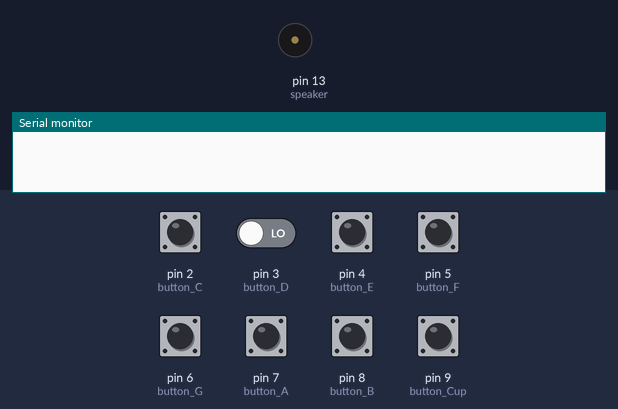
Bench run of a sketch on a simulated Arduino Uno, built with avr-gcc and run on an emulated ATmega328P. Parts: buzzer (waves = sounding), the last lines printed to the serial monitor. Inputs (shaded band) come from the test bench; at power-on: pin 2 (button_C), pin 3 (button_D), pin 4 (button_E), pin 5 (button_F), pin 6 (button_G), pin 7 (button_A), pin 8 (button_B), pin 9 (button_Cup) LOW.

Above: at 1.2 s.
1.3 s: pin 2 (button_C) pulled HIGH for 0.15 s
At 1.44 s:
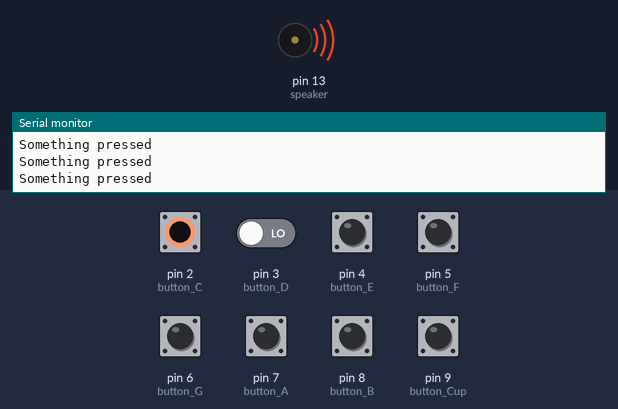
3.0 s: pin 2 (button_C) driven HIGH and pin 3 (button_D) driven HIGH
At 4.2 s:
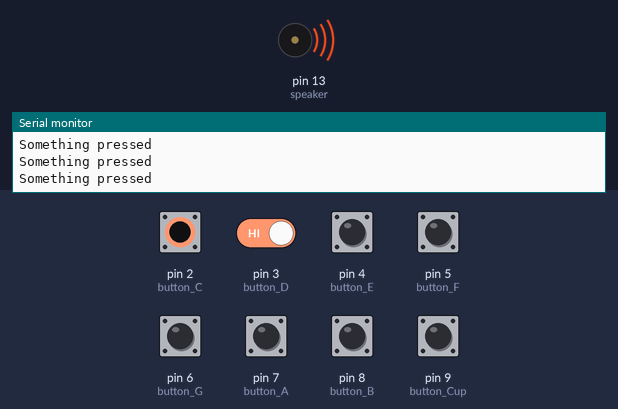
Timing chart, 0 to 12.0 s (numbered marks = the images above; inputs shaded):
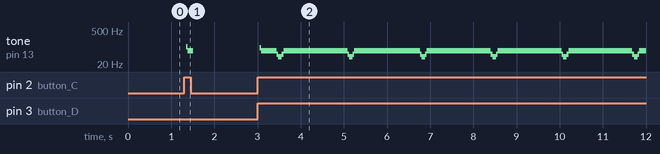

The sketch:

piano.ino
```cpp
int button_C = 2;
int button_D = 3;
int button_E = 4;
int button_F = 5;
int button_G = 6;
int button_A = 7;
int button_B = 8;
int button_Cup = 9;

int speaker = 13;

int buttonstate_C = 0;
int buttonstate_D = 0;
int buttonstate_E = 0;
int buttonstate_F = 0;
int buttonstate_G = 0;
int buttonstate_A = 0;
int buttonstate_B = 0;
int buttonstate_Cup = 0;

//NOTES         'c'  , 'd',  'e',  'f',  'g', 'a',  'b',  'C'
int tones[] = { 1915, 1700, 1519, 1432, 1275, 1136, 1014, 956 }; //freq
int Cur_tone = 0;

void setup()
{
  pinMode(button_C, INPUT);
  pinMode(button_D, INPUT);
  pinMode(button_E, INPUT);
  pinMode(button_F, INPUT);
  pinMode(button_G, INPUT);
  pinMode(button_A, INPUT);
  pinMode(button_B, INPUT);
  pinMode(button_Cup, INPUT);

  pinMode(speaker, OUTPUT);

  Serial.begin(9600);
}

void loop()
{
  buttonstate_C = digitalRead(button_C);
  buttonstate_D = digitalRead(button_D);
  buttonstate_E = digitalRead(button_E);
  buttonstate_F = digitalRead(button_F);
  buttonstate_G = digitalRead(button_G);
  buttonstate_A = digitalRead(button_A);
  buttonstate_B = digitalRead(button_B);
  buttonstate_Cup = digitalRead(button_Cup);

  if((buttonstate_C == HIGH) || (buttonstate_E == HIGH) ||
    (buttonstate_G == HIGH) || (buttonstate_D == HIGH) ||
    (buttonstate_F == HIGH) || (buttonstate_A == HIGH) ||
    (buttonstate_B == HIGH) || (buttonstate_Cup == HIGH) )
  {
    if (buttonstate_C == HIGH)
    {
      Cur_tone = tones[0];
    }
    if (buttonstate_E == HIGH)
    {
      Cur_tone = tones[1];
    }
    if (buttonstate_G == HIGH)
    {
      Cur_tone = tones[2];
    }
    if (buttonstate_D == HIGH)
    {
      Cur_tone = tones[3];
    }
    if (buttonstate_F == HIGH)
    {
      Cur_tone = tones[4];
    }
    if (buttonstate_A == HIGH)
    {
      Cur_tone = tones[5];
    }
    if (buttonstate_B == HIGH)
    {
      Cur_tone = tones[6];
    }
    if (buttonstate_Cup == HIGH)
    {
      Cur_tone = tones[7];
    }

    Serial.println("Something pressed");
    digitalWrite(speaker, HIGH);
    delayMicroseconds(Cur_tone);
    digitalWrite(speaker, LOW);
    delayMicroseconds(Cur_tone);
  }
  else //in case no button is pressed , close the piezo
  {
    digitalWrite(speaker, LOW);
  }

}
```

Measured:
- after the input at 1.3 s, tone on pin 13 (speaker): silent → 100 Hz after 0.05 s, → 69 Hz 0.04 s later, → silent 0.12 s later
- after the input at 3.0 s, tone on pin 13 (speaker): plays 95 Hz for 0.04 s, 71 Hz for 0.36 s, 51 Hz for 0.04 s, 39 Hz for 0.08 s, 51 Hz for 0.04 s, 71 Hz for 1.5 s … (26 notes in this stretch), starting after 0.05 s
